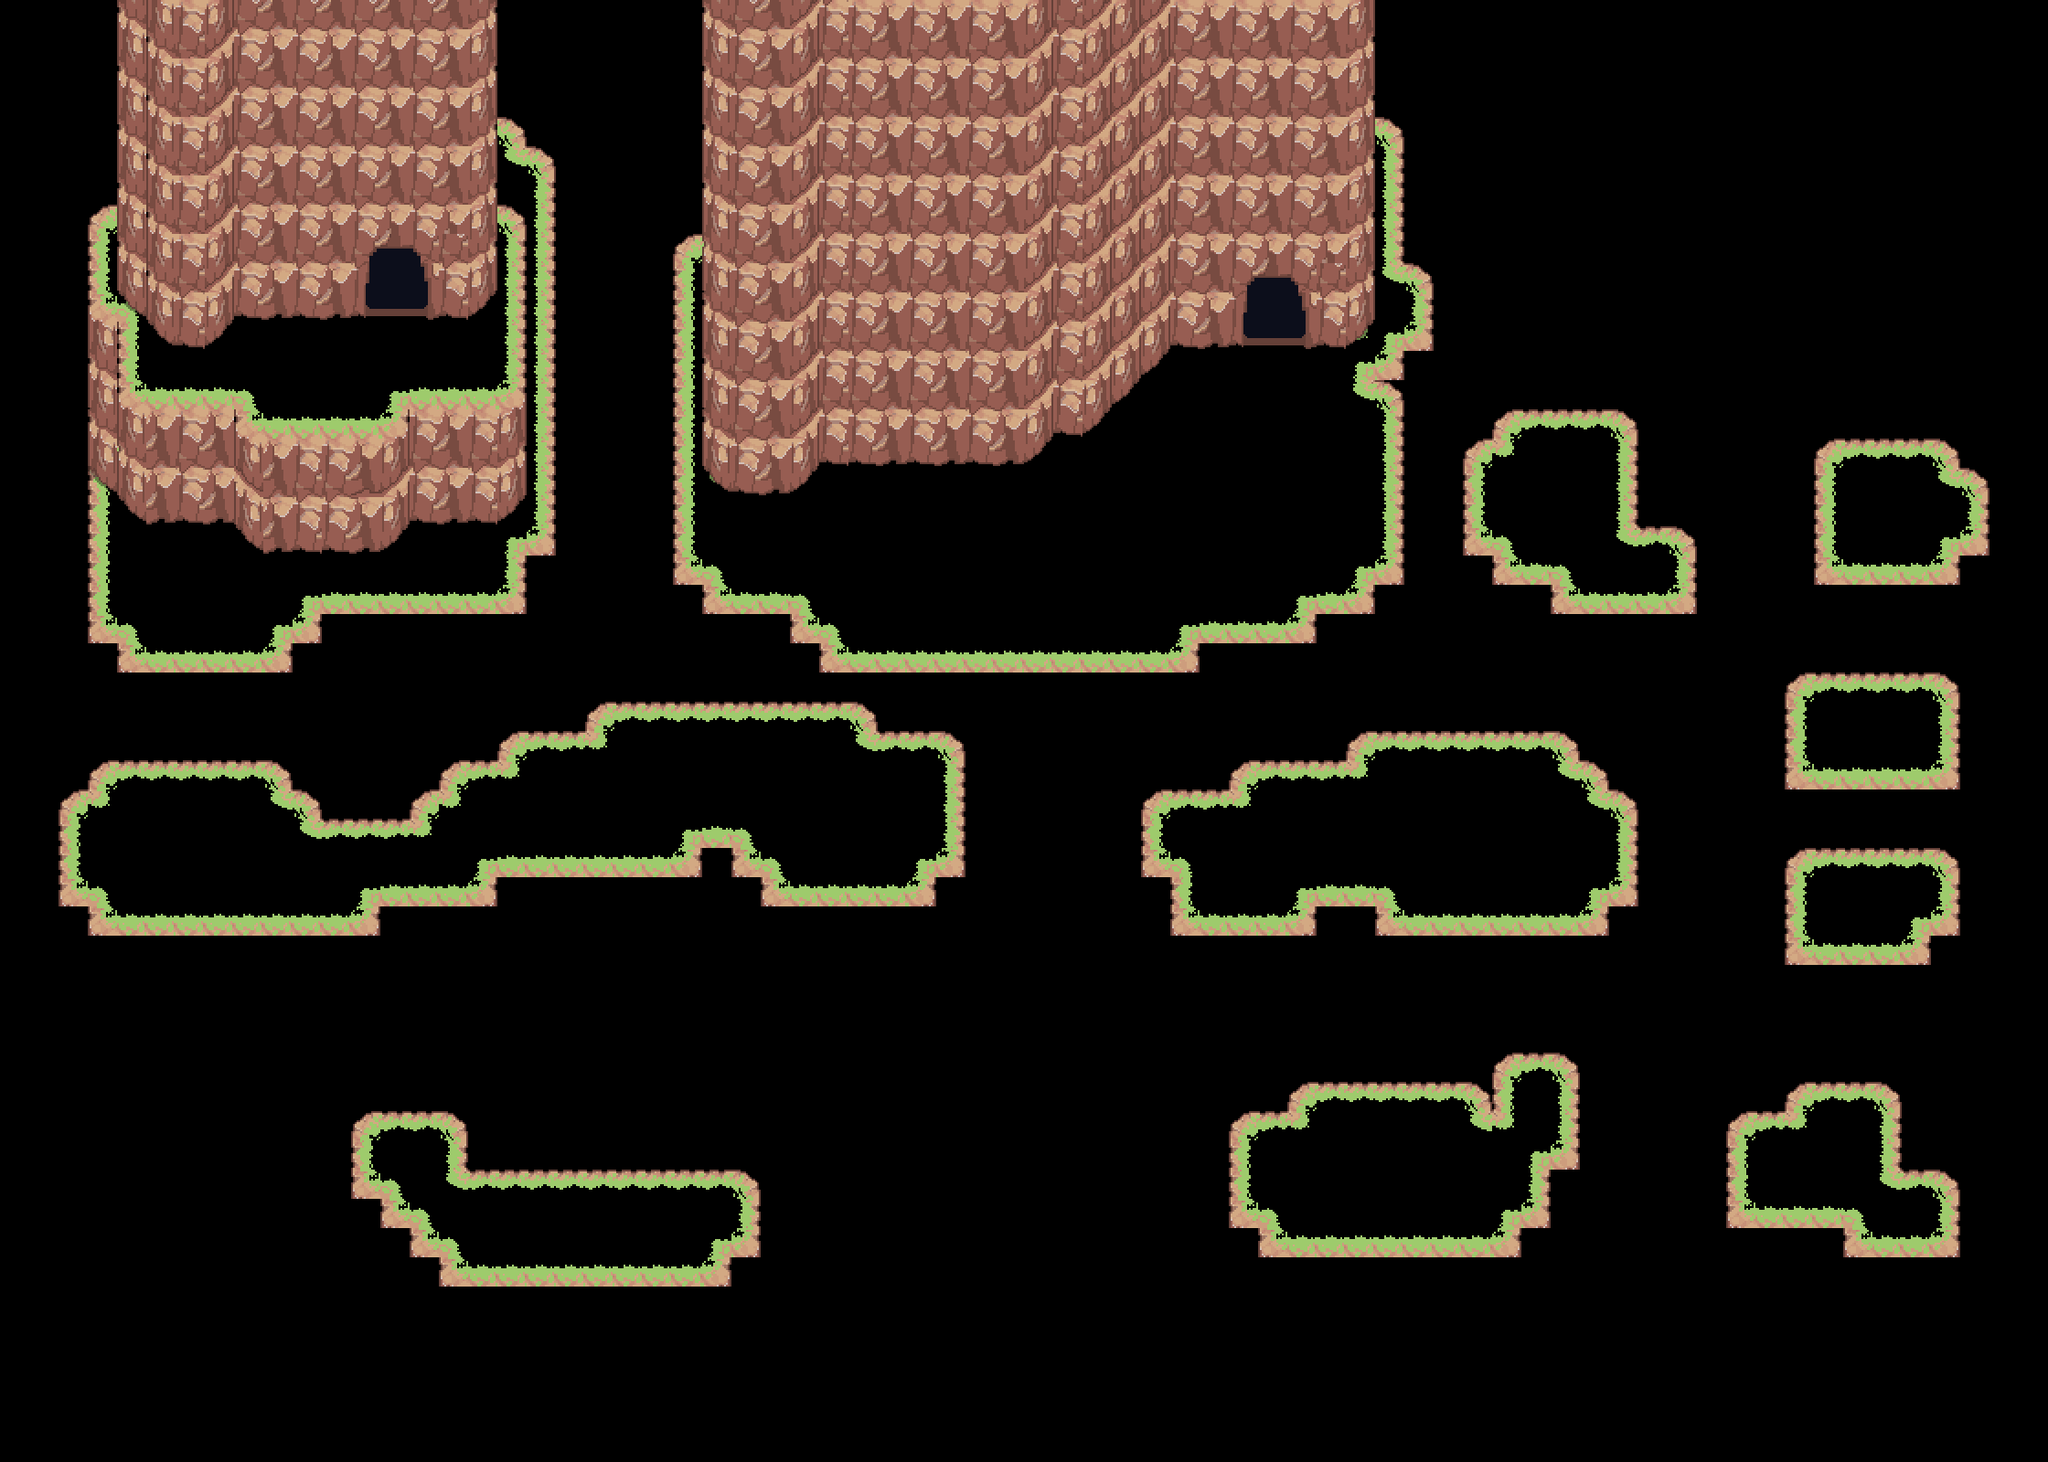

This game map was drawn from its Tiled (.tmx) file and the tilesets committed beside it. A one-line description and the trimmed map source follow:
An orthogonal 70x50 tile map with 32x32 px tiles, 5 tile layers (grass_1, mountain_base_1, mountain_1, systemtags, ...), 2 hidden layers not drawn, 3 tilesets.

<map version="1.10" tiledversion="1.12.2" orientation="orthogonal" renderorder="left-up" width="70" height="50" tilewidth="32" tileheight="32" infinite="0" nextlayerid="19" nextobjectid="1">
 <tileset firstgid="1" source="../Tilesets/exterior_spring.tsx" />
 <tileset firstgid="2513" source="../Tilesets/passages.tsx" />
 <tileset firstgid="2657" source="../Tilesets/TECH-borders.tsx" />
 <imagelayer id="15" name="panorama" visible="0">
  <image source="../../../graphics/panoramas/mountains.png" width="1152" height="448" />
 </imagelayer>
 <layer id="1" name="grass_1" width="70" height="50">
  <data>[3500 cells, 0 non-empty, 0 distinct tile ids]</data>
 </layer>
 <layer id="16" name="mountain_base_1" width="70" height="50">
  <data>[3500 cells, 803 non-empty, 17 distinct tile ids]</data>
 </layer>
 <layer id="8" name="mountain_1" width="70" height="50">
  <data>[3500 cells, 923 non-empty, 35 distinct tile ids]</data>
 </layer>
 <group id="3" name="z=0" />
 <group id="4" name="z=1" />
 <group id="5" name="z=2" />
 <layer id="6" name="passages" width="70" height="50" visible="0" opacity="0.13">
  <data>[3500 cells, 309 non-empty, 1 distinct tile ids]</data>
 </layer>
 <layer id="7" name="systemtags" width="70" height="50">
  <data>[3500 cells, 0 non-empty, 0 distinct tile ids]</data>
 </layer>
 <layer id="18" name="sprites_boulders" width="70" height="50">
  <data>[3500 cells, 0 non-empty, 0 distinct tile ids]</data>
 </layer>
 <group id="2" name="infos" />
</map>
